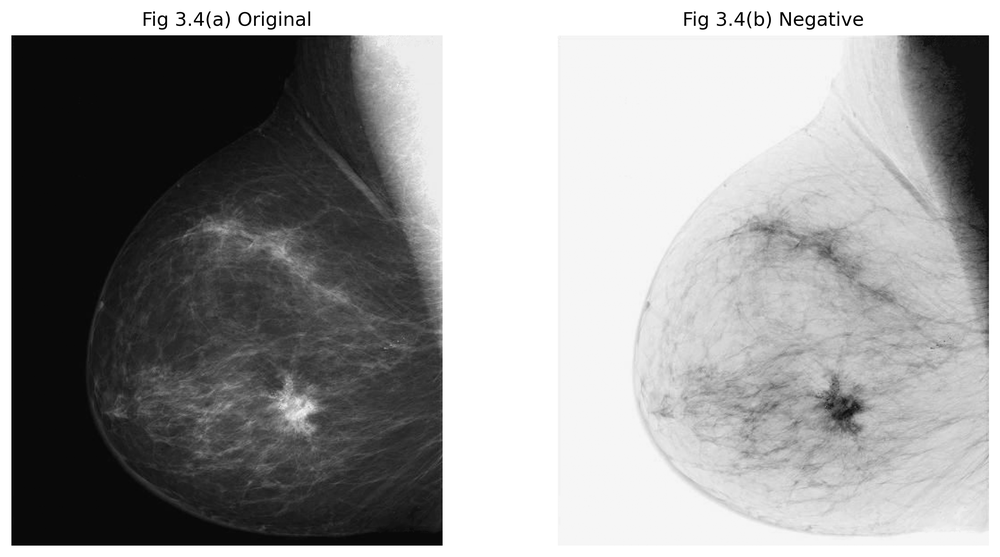
#> input picture results/chapter3/image_negative.png, 1000 x 557 px, shrunk from 2630 x 1466 before the run
$ python image_negative.py --input ../../results/chapter3/image_negative.png
#> lines starting #> are read from the running program, lines starting #| are printed output that depends on the picture
### src/common.py
"""
Shared I/O and visualization helpers for the image-processing examples.
"""

from __future__ import annotations

from pathlib import Path

import cv2
import matplotlib.pyplot as plt
import numpy as np


PROJECT_ROOT = Path(__file__).resolve().parents[1]


def load_grayscale(path):
    """Load an image as 8-bit grayscale."""

    path = Path(path)

    if not path.exists():
        raise FileNotFoundError(f"Input image not found: {path}")

    image = cv2.imread(
        str(path),
        cv2.IMREAD_GRAYSCALE,
    )

    if image is None:
        raise ValueError(
            f"OpenCV could not read the input image: {path}"
        )

    return image


# [22 lines left out: function normalize_to_uint8, not called in this run]


def default_output_path(chapter, filename):
    """Return the default generated-output path."""

    return PROJECT_ROOT / "outputs" / chapter / filename


def save_comparison(
    original,
    processed,
    output_path,
    processed_title,
    original_title="Input",
):
    """Save a side-by-side grayscale comparison figure."""

    output_path = Path(output_path)
    output_path.parent.mkdir(
        parents=True,
        exist_ok=True,
    )

    figure = plt.figure(
        figsize=(10, 5)
    )

    axis_original = figure.add_subplot(
        1, 2, 1
    )
    axis_original.imshow(
        original,
        cmap="gray",
        vmin=0,
        vmax=255,
    )
    axis_original.set_title(
        original_title
    )
    axis_original.axis("off")

    axis_processed = figure.add_subplot(
        1, 2, 2
    )
    axis_processed.imshow(
        processed,
        cmap="gray",
        vmin=0,
        vmax=255,
    )
    axis_processed.set_title(
        processed_title
    )
    axis_processed.axis("off")

    figure.tight_layout()
    figure.savefig(
        output_path,
        dpi=200,
        bbox_inches="tight",
    )
    plt.close(figure)

    return output_path

### src/chapter3_intensity_processing/image_negative.py
from __future__ import annotations

import argparse
import sys
from pathlib import Path

import cv2
import numpy as np

PROJECT_ROOT = Path(__file__).resolve().parents[2]
if str(PROJECT_ROOT) not in sys.path:
    sys.path.insert(0, str(PROJECT_ROOT))

from src.common import (
    default_output_path,
    load_grayscale,
    normalize_to_uint8,
    save_comparison,
)


def image_negative(image):
    return (255 - image).astype(np.uint8)


def main():
    parser = argparse.ArgumentParser(
        description="Apply grayscale image-negative transformation."
    )
    parser.add_argument("--input", required=True)
    parser.add_argument(
        "--output",
        default=str(
            default_output_path(
                "chapter3",
                "image_negative.png",
            )
        ),
    )
    args = parser.parse_args()

    image = load_grayscale(args.input)
#> in load_grayscale, image is the input picture: shape (557, 1000); min 0, max 255, mean 153.3
    result = image_negative(image)
#> in image_negative, `return (255 - image).astype(np.uint8)`:
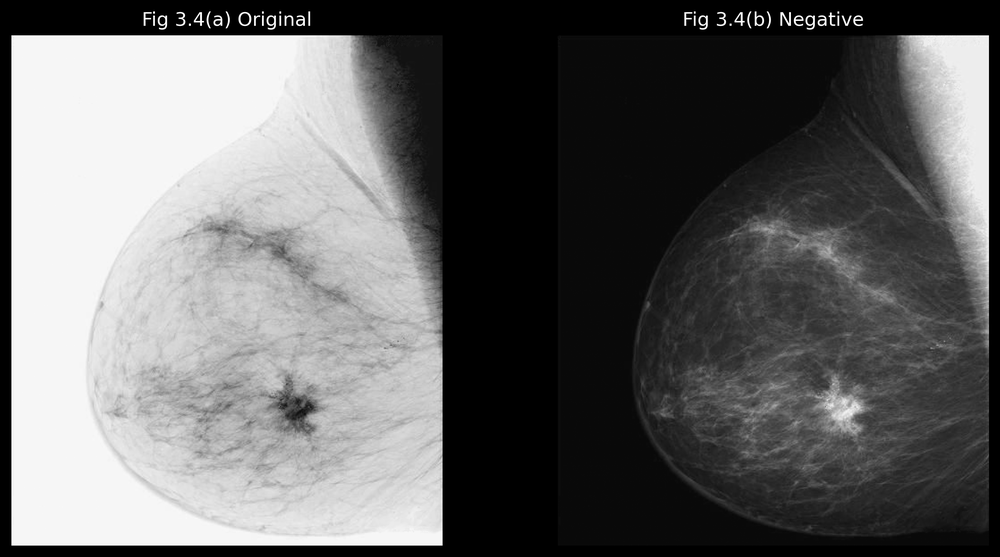
#> returned value: shape (557, 1000); min 0, max 255, mean 101.7

    output = save_comparison(
        image,
        result,
        args.output,
        "Image Negative",
    )
#> in save_comparison, `figure.savefig( output_path, dpi=200, bbox_inches="tight", )`:
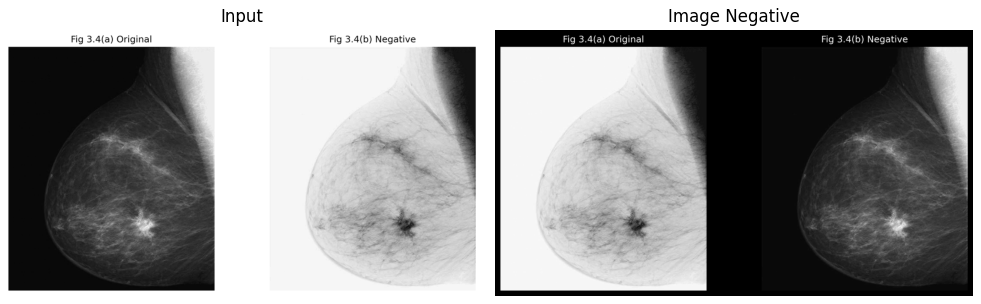
#> figure drawn by matplotlib, 2 panels
    print(f"Saved: {output}")
#| Saved: outputs/chapter3/image_negative.png


if __name__ == "__main__":
    main()

$ run again, with results/chapter3/gamma_transformation.png copied over results/chapter3/image_negative.png
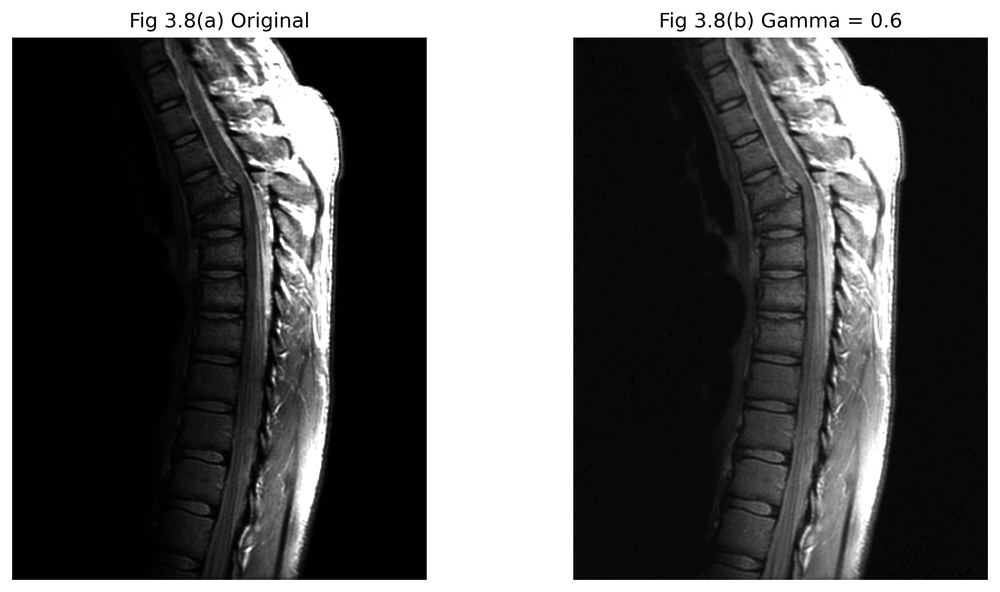
#> input picture results/chapter3/gamma_transformation.png, 1000 x 592 px, shrunk from 2477 x 1466 before the run
#> in load_grayscale, image is the input picture: shape (592, 1000); min 0, max 255, mean 91.8
#> in image_negative, `return (255 - image).astype(np.uint8)`:
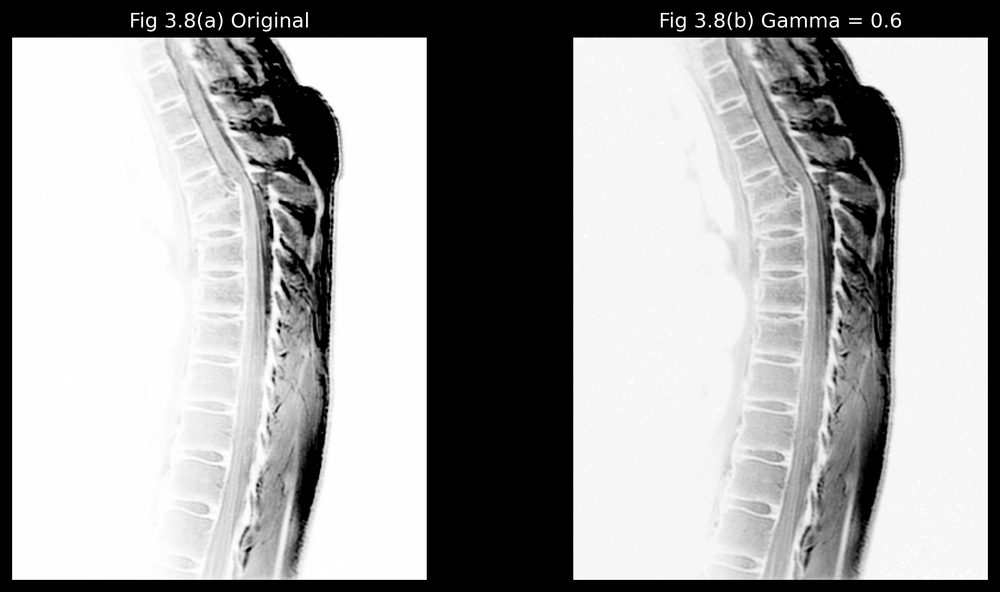
#> returned value: shape (592, 1000); min 0, max 255, mean 163.2
#> in save_comparison, `figure.savefig( output_path, dpi=200, bbox_inches="tight", )`:
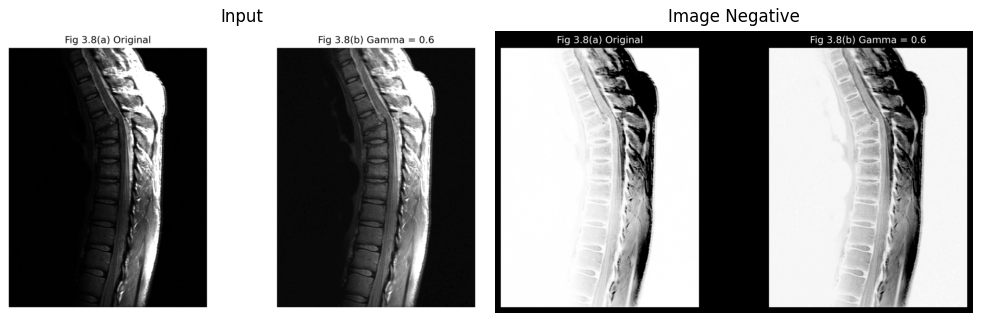
#> figure drawn by matplotlib, 2 panels
#| Saved: outputs/chapter3/image_negative.png
